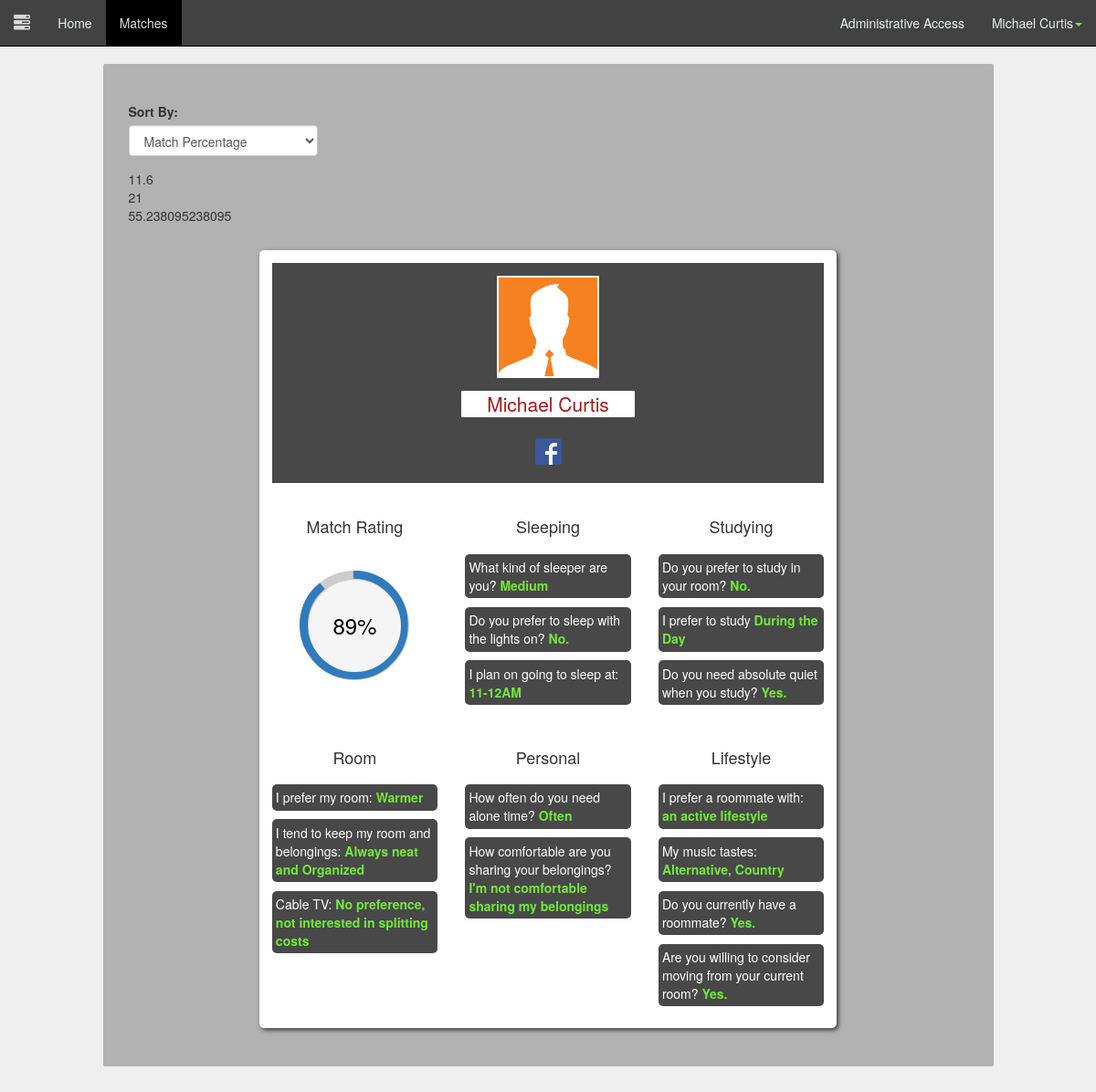
The app's page /matches.php (signed in) with its own data.
### tables this page shows
CREATE TABLE IF NOT EXISTS `user` (
`id` int(11) NOT NULL,
  `picture` varchar(50) NOT NULL,
  `password` varchar(64) NOT NULL,
  `first_name` varchar(20) NOT NULL,
  `last_name` varchar(30) NOT NULL,
  `account_type` varchar(20) NOT NULL,
  `email` varchar(50) NOT NULL
);

CREATE TABLE IF NOT EXISTS `tabs` (
`id` int(11) NOT NULL,
  `name` varchar(30) NOT NULL
);

CREATE TABLE IF NOT EXISTS `options` (
`id` int(11) NOT NULL,
  `name` varchar(50) NOT NULL,
  `question_id` int(11) NOT NULL,
  `value_index` int(11) NOT NULL
);

CREATE TABLE IF NOT EXISTS `questions` (
`id` int(11) NOT NULL,
  `question` varchar(500) NOT NULL,
  `tab_id` int(11) NOT NULL,
  `type_id` int(11) NOT NULL,
  `public` tinyint(1) NOT NULL DEFAULT '1'
);

CREATE TABLE IF NOT EXISTS `answers` (
`id` int(11) NOT NULL,
  `user_id` int(11) NOT NULL,
  `question_id` int(11) NOT NULL,
  `value` int(11) NOT NULL,
  `preference_rating` int(11) DEFAULT NULL COMMENT 'numbers 1-5'
);

### classes/PageChecker.php (called while the page is built)
<?php
	class PageChecker
	{
		public function isPage($page = null)
		{
			if($page)
			{
				if($page == str_replace("/", "", $_SERVER['PHP_SELF']))
				{
					return true;
				}
			}
			return false;
		}
	}
?>

### classes/DB.php (called while the page is built, shortened)
<?php
class DB
{
	private static $_instance = null;
	private $_pdo,
	 		$_query,
	 		$_error = false,
	  		$_results,
	  		$_count = 0;
	private function __construct()
	{
		try
		{
			$this->_pdo = new PDO('mysql:host=' . Config::get('mysql/host') . ';dbname='. Config::get('mysql/db'), Config::get('mysql/username'), Config::get('mysql/password'));
		}
		catch(PDOException $e)
		{
			die($e->getMessage());
		}
	}
	public static function getInstance()
	{
		if(!isset(self::$_instance))
		{
			self::$_instance = new DB();
		}
		return self::$_instance;
	}
	public function query($sql, $params = array())
	{
		$this->_error = false;
		if($this->_query = $this->_pdo->prepare($sql))
		{
			$x = 1;
			if(count($params))
			{
				foreach($params as $param)
				{
					$this->_query->bindValue($x,$param);
					$x++;
				}
			}
			if($this->_query->execute())
			{
				$this->_results = $this->_query->fetchAll(PDO::FETCH_OBJ);
				$this->_count = $this->_query->rowCount();
			}
			else
			{
				$this->_error = true;
			}
		}
		return $this;
	}
	public function action($action, $table, $where = array())
	{
		if(count($where) === 3)
		{
			$operators = array('=','>','<','>=','<=');
			$field = $where[0];
			$operator = $where[1];
			$value = $where[2];
			if(in_array($operator, $operators))
			{
				$sql = "{$action} FROM {$table} WHERE {$field} {$operator} ?";
				if(!$this->query($sql, array($value))->error())
				{
					return $this;
				}
			}
		}
		return false;
	}
	public function get($table, $where)
	{
		return $this->action('SELECT *', $table, $where);
	}
	public function results()
	{
		return $this->_results;
	}
	public function error()
	{
		return $this->_error;
	}
	public function count()
	{
		return $this->_count;
	}
	public function first()
	{
		return $this->results()[0];
	}
}
?>

### classes/Config.php (called while the page is built)
<?php
class Config
{
	public static function get($path = null)
	{
		if($path)
		{
			$config = $GLOBALS['config'];
			$path = explode('/', $path);
			foreach($path as $bit)
			{
				if(isset($config[$bit]))
				{
					$config = $config[$bit];
				}
			}
			return $config;
		}
	}
}
?>

### classes/User.php (called while the page is built, shortened)
<?php
class User
{
	private $_db, $_data, $_sessionName, $_isLoggedIn, $_cookieName;
	public function __construct($user = null)
	{
		$this->_db = DB::getInstance();
		$this->_sessionName = Config::get('session/session_name');
		if(!$user)
		{
			if(Session::exists($this->_sessionName))
			{
				$user = Session::get($this->_sessionName);
				if($this->find($user))
				{
					$this->first_name = $this->data()->first_name;
					$this->last_name = $this->data()->last_name;
					$this->account_type = $this->data()->account_type;
				}
				else
				{
				}
			}
		}
		else
		{
			$this->find($user);
		}
	}
	public function find($user = null)
	{
		if($user)
		{
			$field = (is_numeric($user)) ? 'id': 'username';
			$data = $this->_db->get('user', array($field, '=', $user));
			if($data->count())
			{
				$this->_data = $data->first();
				$this->first_name = $this->data()->first_name;
				$this->last_name = $this->data()->last_name;
				return true;
			}
		}
	}
	public function data()
	{
		return $this->_data;
	}
}
?>

### classes/Session.php (called while the page is built, shortened)
<?php
class Session
{
	public static function exists($name)
	{
		return (isset($_SESSION[$name])) ? true : false;
	}
	public static function get($name)
	{
		return $_SESSION[$name];
	}
}
?>

### functions/sanitize.php (called while the page is built, shortened)
<?php
function escapeName($string)
{
	return htmlentities($string, ENT_COMPAT, 'UTF-8');
}
?>

### functions/get_profile.php (the view, shortened to what this page needs)
<?php
function getMatchesForProfile($profile_id)
{
	$db = DB::getInstance();
	$tabs = $db->query("SELECT * FROM tabs");
	$tabs = $tabs->results();
	$user = new User($profile_id);
	echo '<div class="row spacing2">
		<div class="col-md-8 largeRankingWidget center-block">
			<div class="topBannerForWidget">
				<div class="row">
				<div class="col-md-10 center-block">
				<div class="row paddingTop1">
					<div class="profilePic col-md-3 center-block"></div>
				</div>
				<div class="row spacing1">
					<div class="col-md-5 center-block profileName">
						<p class="text-center lead"><a class="profileLink" href="profile.php?id='.$profile_id.'">'.escapeName($user->first_name).' '.escapeName($user->last_name).'</a></p>
					</div>
				</div>
				<div class="row">
					<div class = "text-center lead">
						<a href="http://www.facebook.com" target="_blank">
							<img border="0" alt="facebook" src="\images\social\FB-f-Logo__blue_29.png" width="29" height="29">
						</a>
					</div>
				</div>
			</div>
		</div>
			</div>';
			$counter = 1;
			echo '<div class="row spacing2">';
			echo '<div class="col-md-4">
				<div class="row">
					<div class="col-md-12">
						<h4 class="text-center">Match Rating</h4>
					</div>
				</div>
				<div class="row">
					<div class="col-md-12 paddingTop2">
						<div class="c100 p89 large center"><span>89%</span><div class="slice"><div class="bar"></div><div class="fill"></div></div></div>
					</div>
				</div>
			</div>';
			$firstsection = true;
	foreach ($tabs as $tab) {
		if($firstsection != true)
			{
			if($counter >= 3){
				$counter = 0;
				echo '</div>
				<div class="row spacing2">';
			}
			echo '<div class="col-md-4">
				<div class="row">
					<div class="col-md-12">
						<h4 class="text-center">'.ucfirst(escapeName($tab->name)).'</h4>
					</div>
				</div>
				<div class="row">
					<div class="col-md-12">
						<ul class="noPadding">';
			$questions = $db->query("SELECT * FROM questions WHERE tab_id = ?", array($tab->id));
			$questions = $questions->results();
	    foreach($questions as $question)
	    {
				if($question->public)
				{
		      $answers = $db->query("SELECT * FROM answers WHERE question_id = ? AND user_id = ".$profile_id."", array($question->id));
		      $answers = $answers->results();
					if($question->type_id != 1 && $question->type_id != 2)
					{
						$checkboxes = false;
						$first_item = true;
						if($question->type_id == 4) {$checkboxes = true;}
			      foreach($answers as $answer){
			        $answer_strings =  $db->query("SELECT * FROM options WHERE question_id = ? AND value_index = ".escapeName($answer->value)."", array($question->id));
			        $answer_strings = $answer_strings->results();
			        foreach($answer_strings as $answer_string)
			        {
								if($checkboxes == false) echo '<li>'. escapeName($question->question).' <strong>'.escapeName($answer_string->name).'</strong></li>';
								if($checkboxes == true && $first_item == false){
									echo ', '.escapeName($answer_string->name).'';
								}
								if($checkboxes == true && $first_item == true){
									echo '<li>'. escapeName($question->question).' <strong> '.escapeName($answer_string->name).'';
									$first_item = false;
								}
			        }
			      }
						if($checkboxes == true) {echo '</strong></li>';}
					} else
					{
						foreach($answers as $answer){
							$yesno = $answer->value;
							if($yesno == 0)
							{
								echo '<li>'. escapeName($question->question).' <strong>No.</strong></li>';
							} else{
								echo '<li>'. escapeName($question->question).' <strong>Yes.</strong></li>';
							}
						}
					}
				}
	    }
			echo '</ul>
					</div>
						</div>
					</div>';
			$counter++;
		} else $firstsection = false;
  }
	echo '</div>';
	echo'</ul></div>
</div>';
}
?>

### matches.php (shortened to what this page needs)
<?php
  require_once 'functions/get_profile.php';
  require_once 'functions/matching_algorithm.php';
?>
<!DOCTYPE html>
<html lang="en">
  <head>
    <link href="css/bootstrap.min.css" rel="stylesheet">
    <link href="css/mainLayout.css" rel="stylesheet">
    <link href="css/navbar.css" rel="stylesheet">
    <link href="css/circle.css" rel="stylesheet">
    <link href="css/off-canvas-nav.css" rel="stylesheet">
    <link href="css/matches.css" rel="stylesheet">
  </head>
  <body>
    <?php
      include("navbar.php");
    ?>
    <div class="pushContainer"></div>
     <div class="container">
      <div class="row">
        <div class="col-md-12">
          <div class="row">
            <div class="col-md-10 center-block" id="matchArea">
              <div class="row">
                <div class="form-group col-md-3" id="sortMatchArea">
                  <label>Sort By:</label>
                  <select class="form-control">
                      <option>Match Percentage</option>
                  </select>
                </div>
              </div>
                <?php getMatchScore(1, 2) ?>
                <?php getMatchesForProfile($user->id); ?>
            </div>
          </div>
        </div>
      </div>
    </div>
  </body>
</html>

### navbar.php (shortened to what this page needs)
<?php $pageChecker = new PageChecker(); $user = new User(); ?>
<nav class="navbar navbar-default navbar-fixed-top">
  <div class="container-fluid">
    <div class="navbar-header">
      <a class="navbar-brand"><span class="glyphicon glyphicon-tasks" id="toggle" aria-hidden="true"></span></a>
    </div>
    <div class="collapse navbar-collapse" id="bs-example-navbar-collapse-1">
      <ul class="nav navbar-nav">
        <li <?php echo ($pageChecker->isPage("index.php")) ? "class='active'" : ''; ?>><a href="index.php">Home</a></li>
        <li <?php echo ($pageChecker->isPage("matches.php")) ? "class='active'" : ''; ?>><a href="matches.php">Matches</a></li>
      </ul>
      <ul class="nav navbar-nav navbar-right">
        <?php
          if($user->account_type=="admin")
          {
        ?>
        <li <?php echo ($pageChecker->isPage("administrator.php")) ? "class='active'" : ''; ?>><a href="administrator.php">Administrative Access</a></li><?php } ?>
        <li class="dropdown">
          <a href="#" class="dropdown-toggle" data-toggle="dropdown" role="button" aria-expanded="false"><?php echo $user->first_name . " " . $user->last_name; ?><span class="caret neon"></span></a>
        </li>
      </ul>
    </div>
  </div>
</nav>

### functions/matching_algorithm.php (shortened to what this page needs)
<?php
function getMatchScore($user_1, $user_2)
{
	$db = DB::getInstance();
	$questions = $db->query("SELECT * FROM questions");
	$questions = $questions->results();
	$matches = 0;
	$totalQuestions = count($questions);
	foreach ($questions as  $question)
	{
		if($question->type_id != 4)
		{
			$answers1 = $db->query("SELECT * FROM answers WHERE user_id = ? AND question_id = ?", array($user_1, $question->id));
			$answers1 = $answers1->first();
			$answers2 = $db->query("SELECT * FROM answers WHERE user_id = ? AND question_id = ?", array($user_2, $question->id));
			$answers2 = $answers2->first();
			$preference_rating_max = 5;
			if($question->type_id == 2)
			{
				if($answers1->value === $answers2->value)
				{
					if($answers1->preference_rating)
					{
						$matches += ($answers1->preference_rating/$preference_rating_max);
					}
					else
					{
						$matches++;
					}
				}
			}
			else
			{
				if($answers1->value === $answers2->value)
				{
					$matches++;
				}
			}
		}
	}
	echo $matches . "<br>";
	echo $totalQuestions . "<br>";
	$percentage = ($matches / $totalQuestions) * 100;
	echo $percentage;
}
?>

### css/mainLayout.css (style rules this page uses)
body { background-color: #EFEFEF; }
#toggle { cursor: pointer; }
html, body { padding-bottom: 4em; }
.spacing2 { margin-top: 2em; }
.spacing1 { margin-top: 1em; }
.pushContainer { height: 5em; }
.center-block { float:none; }
.neon { color: #73E83B; }
.center { margin-left: auto; margin-right: auto; }
.noPadding { padding:0; }
.paddingTop1 { padding-top: 1em; }
.paddingTop2 { padding-top: 2em; }

### css/navbar.css (style rules this page uses)
.navbar-default { background-color: #424242; border-color: #000000; }
.navbar-default .navbar-brand { color: #ecf0f1; }
.navbar-default .navbar-nav > li > a { color: #ecf0f1; }
.navbar-default .navbar-nav > .active > a, .navbar-default .navbar-nav > .active > a:hover, .navbar-default .navbar-nav > .active > a:focus { color: #dadada; background-color: #000000; }
.navbar-default .navbar-collapse, .navbar-default .navbar-form { border-color: #ecf0f1; }

### css/circle.css (style rules this page uses)
.c100 { position: relative; font-size: 120px; width: 1em; height: 1em; -webkit-border-radius: 50%; -moz-border-radius: 50%; -ms-border-radius: 50%; -o-border-radius: 50%; border-radius: 50%; float: left; margin: 0 0.1em 0.1em 0; background-color: #cccccc; }
.c100 *, .c100 *:before, .c100 *:after { -webkit-box-sizing: content-box; -moz-box-sizing: content-box; box-sizing: content-box; }
.c100.center { float: none; margin: 0 auto; }
.c100 > span { position: absolute; width: 100%; z-index: 1; left: 0; top: 0; width: 5em; line-height: 5em; font-size: 0.2em; color: #cccccc; display: block; text-align: center; white-space: nowrap; -webkit-transition-property: all; -moz-transition-property: all; -o-transition-property: all; transition-property: all; -webkit-transition-duration: 0.2s; -moz-transition-duration: 0.2s; -o-transition-duration: 0.2s; transition-duration: 0.2s; -webkit-transition-timing-function: ease-out; -moz-transition-timing-function: ease-out; -o-transition-timing-function: ease-out; transition-timing-function: ease-out; }
.c100:after { position: absolute; top: 0.08em; left: 0.08em; display: block; content: " "; -webkit-border-radius: 50%; -moz-border-radius: 50%; -ms-border-radius: 50%; -o-border-radius: 50%; border-radius: 50%; background-color: whitesmoke; width: 0.84em; height: 0.84em; -webkit-transition-property: all; -moz-transition-property: all; -o-transition-property: all; transition-property: all; -webkit-transition-duration: 0.2s; -moz-transition-duration: 0.2s; -o-transition-duration: 0.2s; transition-duration: 0.2s; -webkit-transition-timing-function: ease-in; -moz-transition-timing-function: ease-in; -o-transition-timing-function: ease-in; transition-timing-function: ease-in; }
.c100 > span { color: black; }

### css/matches.css (style rules this page uses)
#matchArea { background-color: #B2B2B2; padding: 3em 2em; border-radius: 2px; }
.largeRankingWidget { background-color: white; border-radius: 5px; padding:1em; box-shadow: 2px 2px 5px; }
.largeRankingWidget li { list-style-type: none; background-color: #484848; margin: .7em 0; color:white; padding: .3em; border-radius: 5px; }
.largeRankingWidget strong { color: #73E83B; }
.profilePic { height: 8em; width: 8em; background-image: url("../images/default.jpg"); background-size:cover; background-position: -30px 0px; border: 2px solid white; }
.topBannerForWidget { background-color: #484848; }
.profileName > p { background-color: white; border-radius: 1px; padding: 0 .5em; }
.profileName > p > a { color: #A31919; }

### records on screen
user: first_name "Michael", last_name "Curtis"
tabs: name "Sleeping"
options: question.question "What kind of sleeper are you?", name "Medium"
answers: question.question "Do you prefer to sleep with the lights on?"
options: question.question "I plan on going to sleep at:", name "11-12AM"
tabs: name "Studying"
answers: question.question "Do you prefer to study in your room?"
options: question.question "I prefer to study", name "During the Day"
answers: question.question "Do you need absolute quiet when you study?"
tabs: name "Room"
options: question.question "I prefer my room:", name "Warmer"
options: question.question "I tend to keep my room and belongings:", name "Always neat and Organized"
options: question.question "Cable TV:", name "No preference, not interested in splitting costs"
tabs: name "Personal"
options: question.question "How often do you need alone time?", name "Often"
options: question.question "How comfortable are you sharing your belongings?", name "I'm not comfortable sharing my belongings"
tabs: name "Lifestyle"
options: question.question "I prefer a roommate with:", name "an active lifestyle"
options: question.question "My music tastes:", name "Alternative"
options: name "Country"
answers: question.question "Do you currently have a roommate?"
answers: question.question "Are you willing to consider moving from your current room?"

### other values on screen
$matches "11.6"
$totalQuestions "21"
$percentage "55.238095238095"
